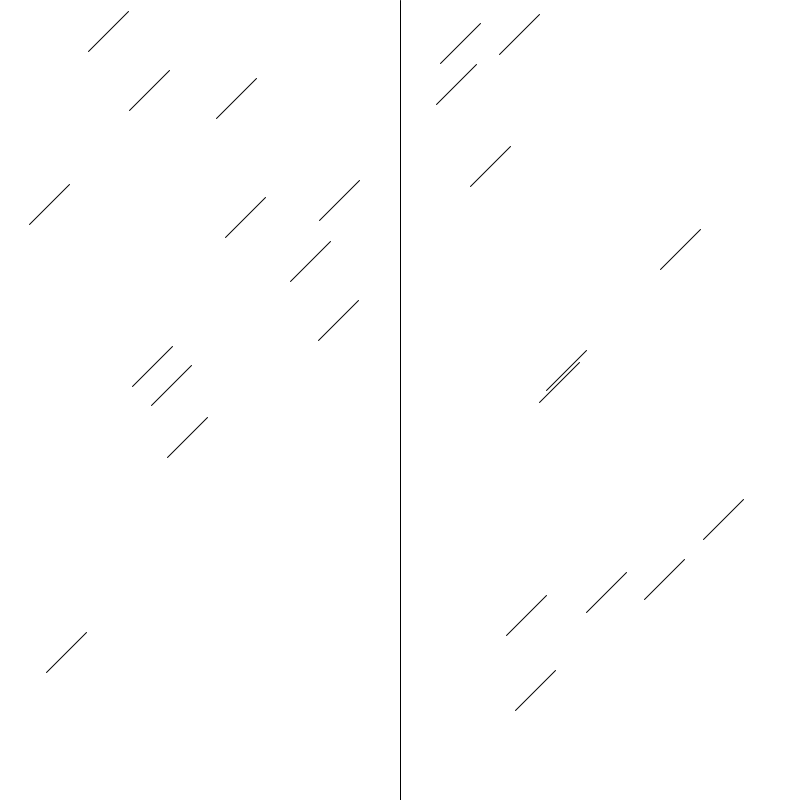
Frame 1 (no input)
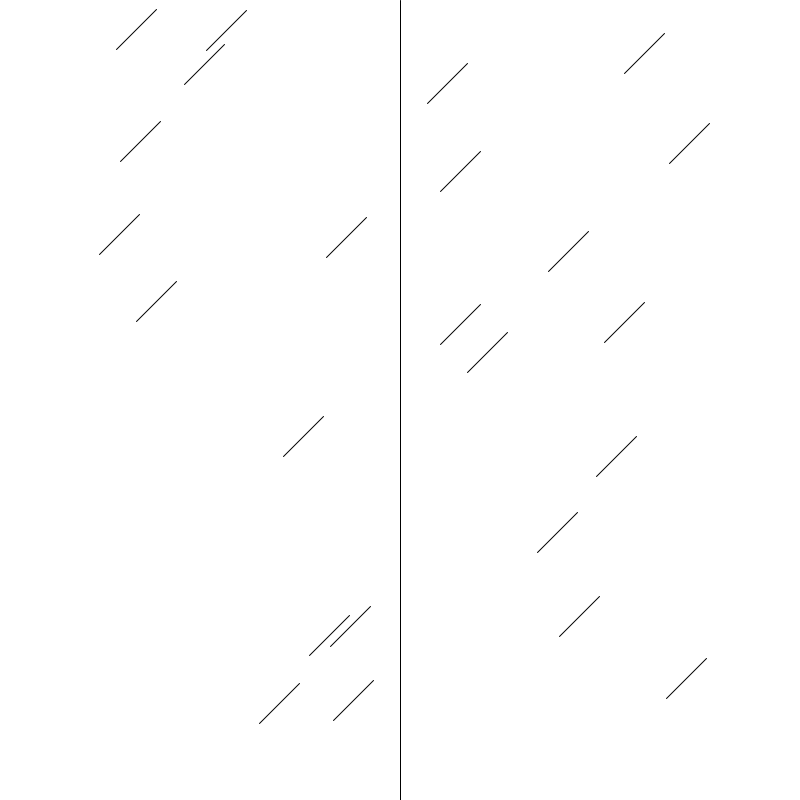
Frame 60 (the mouse pressed at the canvas centre just before this capture)
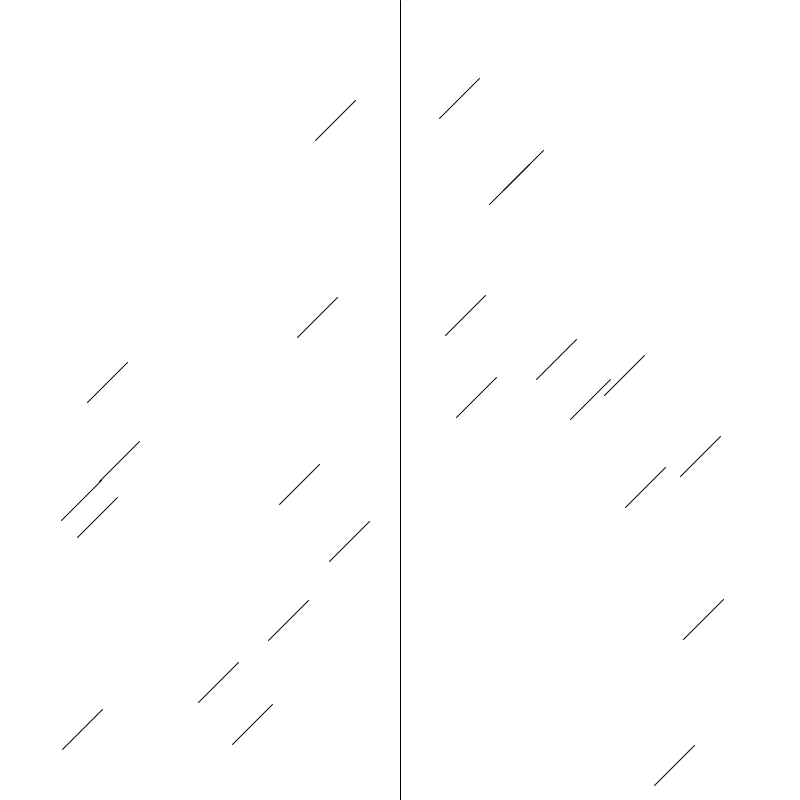
Frame 120 (the mouse held since frame 60 and released just before this capture)

The Processing sketch that drew these frames (run headless with seeded random() and noise(); from frame 60 on, the mouse is pressed at the canvas centre):

// Processing sketch: constructionPlots_251112b
// ── constructionPlots_251112b.pde
void setup(){
  size(800, 800);
  frameRate(5);
}

void draw(){
  background(255);
  
  line(width * 0.50, height * 0.00,
       width * 0.50, height * 1.00);
       
  PVector anchor = new PVector();
  int lineRadius = 20;
  int margin = 25;
  // fill in left half of the canvas
  // make sure we don't cross the half line
  for(int i = 0; i < 12; i++){
    anchor.set(random(lineRadius + margin, width * 0.50 - lineRadius - margin),
               random(lineRadius, height - lineRadius));
    line(anchor.x - lineRadius, anchor.y + lineRadius,
         anchor.x + lineRadius, anchor.y - lineRadius);
  }
  
  // fill in right half of the canvas
  for(int i = 0; i < 12; i++){
    anchor.set(random(width * 0.50 + lineRadius + margin, width - lineRadius - margin),
               random(lineRadius, height - lineRadius));
    line(anchor.x - lineRadius, anchor.y + lineRadius,
         anchor.x + lineRadius, anchor.y - lineRadius);
  }
  //noLoop();
  
}
